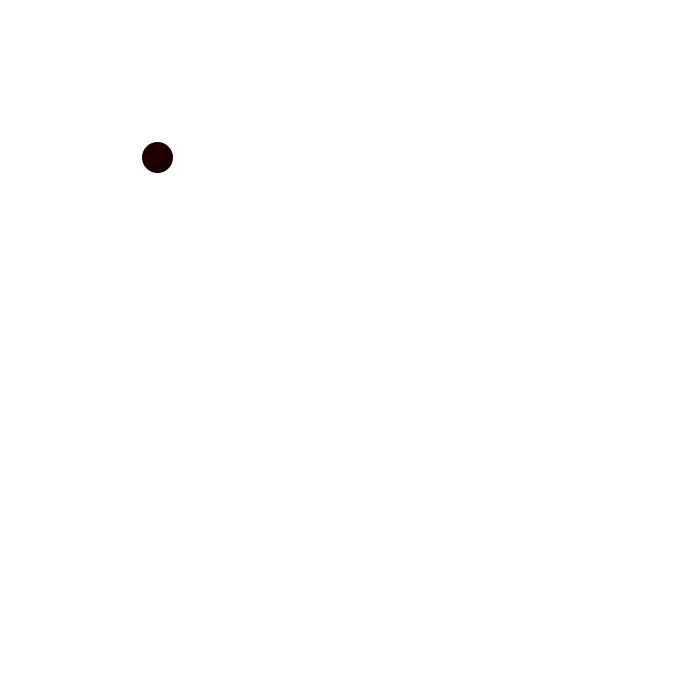
Frame 1 (no input)
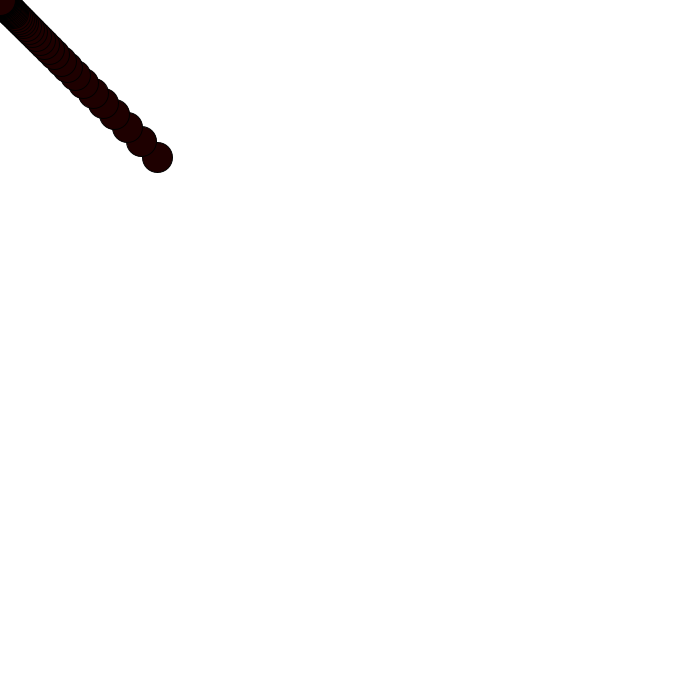
Frame 60 (the mouse pressed at the canvas centre just before this capture)
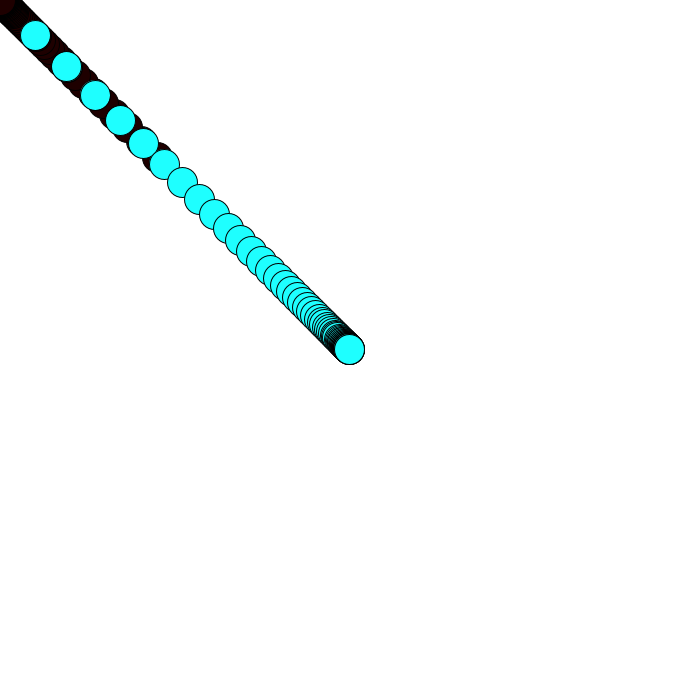
Frame 120 (the mouse held since frame 60 and released just before this capture)

The Processing sketch that drew these frames (run headless with seeded random() and noise(); from frame 60 on, the mouse is pressed at the canvas centre):

// Processing sketch: processing_156661
// ── processing_156661.pde

//Easing example showing the ball following the mouse 

float circleX, circleY;
float diam = 30;
float easing = 0.1;
float red, blue, green;


void setup() {
  size(700, 700);
  background(255);
  circleX = width/4;
  circleY = height/4;

}


void draw() {

  float targetX = mouseX;
  float targetY = mouseY;
  
  fill ((abs(diam) % 255), mouseY, mouseX);
  
  circleX += (targetX - circleX)*easing;
  circleY += (targetY - circleY)*easing; 
  
  ellipse(circleX, circleY, diam, diam);


}
